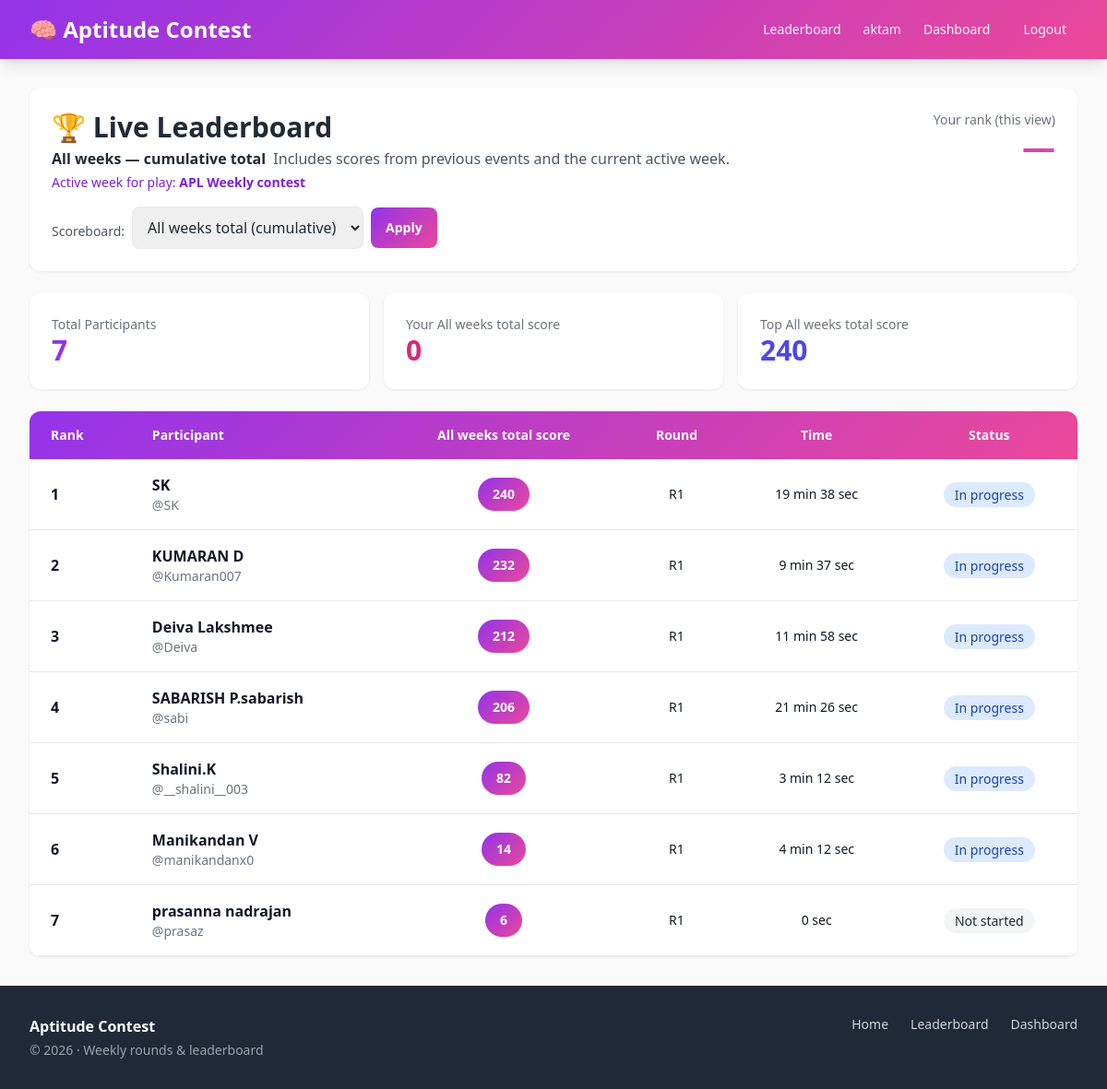
/leaderboard/ (signed in), run on the app's committed database.
### contest/models.py (models this page shows, shortened)
class Week(models.Model):
    title = models.CharField(max_length=100, unique=True)
    start_date = models.DateField()
    end_date = models.DateField()
    is_active = models.BooleanField(default=False)
    class Meta:
        ordering = ["-start_date"]
        verbose_name = "Week"
        verbose_name_plural = "Weeks (schedule)"

class Participant(models.Model):
    user = models.OneToOneField(User, on_delete=models.CASCADE, related_name='participant')
    full_name = models.CharField(max_length=200)
    email = models.EmailField(unique=True)
    phone = models.CharField(max_length=15, blank=True, null=True)
    total_score = models.IntegerField(default=0)
    current_round = models.IntegerField(
        default=1,
        help_text="Last / furthest round order (display hint). Real progress: Quiz attempts.",
    )
    round1_completed = models.BooleanField(
        default=False,
        help_text="Legacy: set when schedule round order 1 is completed.",
    )
    round2_completed = models.BooleanField(
        default=False,
        help_text="Legacy: set when schedule round order 2 is completed.",
    )
    round1_time_taken = models.IntegerField(default=0)  # in seconds
    round2_time_taken = models.IntegerField(default=0)  # in seconds
    total_time_taken = models.IntegerField(default=0)  # in seconds
    can_access_round2 = models.BooleanField(
        default=False,
        help_text="Legacy: old gate for round 2; weekly flow uses QuizAttempt + Round.",
    )
    registered_at = models.DateTimeField(auto_now_add=True)
    updated_at = models.DateTimeField(auto_now=True)
    class Meta:
        ordering = ['-total_score', 'total_time_taken']

### contest/views.py (the view)
# urls.py: path('leaderboard/', views.leaderboard, name='leaderboard'),
@login_required
def leaderboard(request):
    active_week = get_active_week()
    round_options = []
    scope_round = None
    if active_week:
        round_options = list(active_week.rounds.order_by("order_number", "id"))
        rid = request.GET.get("round_id")
        if rid:
            try:
                scope_round = active_week.rounds.get(pk=int(rid))
            except (ValueError, Round.DoesNotExist):
                scope_round = None
    participants = list(_leaderboard_queryset(active_week, scope_round))
    cp = request.user.participant
    your_rank = None
    your_board_score = 0
    for i, p in enumerate(participants, 1):
        if p.pk == cp.pk:
            your_rank = i
            your_board_score = getattr(p, "leaderboard_score", 0) or 0
            break
    if your_rank is None:
        if scope_round:
            your_board_score = (
                Submission.objects.filter(participant=cp, round=scope_round).aggregate(
                    t=Sum("score")
                )["t"]
                or 0
            )
        else:
            your_board_score = (
                Submission.objects.filter(participant=cp).aggregate(t=Sum("score"))[
                    "t"
                ]
                or 0
            )
    score_label = (
        f"{scope_round.round_name} score"
        if scope_round
        else "All weeks total score"
    )
    context = {
        "participants": participants,
        "current_participant": cp,
        "active_week": active_week,
        "round_options": round_options,
        "scope_round": scope_round,
        "your_rank": your_rank,
        "your_board_score": your_board_score,
        "score_label": score_label,
        "leaderboard_all_weeks_total": scope_round is None,
    }
    return render(request, "leaderboard.html", context)

### contest/templatetags/contest_extras.py (called while the page is built)
@register.filter(name="duration_fmt")
def duration_fmt(value):
    return format_duration_seconds(value)

### contest/time_display.py (called while the page is built, shortened)
def format_duration_seconds(seconds) -> str:
    try:
        s = int(seconds)
    except (TypeError, ValueError):
        return "—"
    s = max(0, s)
    if s < 60:
        return f"{s} sec" if s != 1 else "1 sec"
    m_total, sec = divmod(s, 60)
    if m_total < 120:
        if sec:
            return f"{m_total} min {sec} sec"
        return f"{m_total} min" if m_total != 1 else "1 min"

### contest/views.py (called while the page is built, shortened)
def get_active_week():
    return Week.objects.filter(is_active=True).first()

def _leaderboard_queryset(active_week, scope_round=None):
    return (
        Participant.objects.annotate(
            leaderboard_score=Coalesce(Sum("submissions__score"), 0),
        )
        .filter(leaderboard_score__gt=0)
        .order_by("-leaderboard_score", "total_time_taken")
    )

### templates/leaderboard.html (shortened to what this page needs)
{% extends 'base.html' %}
{% load contest_extras %}
{% block content %}
<div class="space-y-4 sm:space-y-6 w-full min-w-0">
    <div class="card p-4 sm:p-6">
        <div class="flex flex-col sm:flex-row sm:justify-between sm:items-start gap-4">
            <div class="min-w-0 flex-1">
                <h1 class="text-2xl sm:text-3xl font-bold text-gray-800">🏆 Live Leaderboard</h1>
                <p class="text-gray-600 text-sm sm:text-base break-words mt-1">
                    {% if leaderboard_all_weeks_total %}
                        <span class="font-semibold text-gray-800">All weeks — cumulative total</span>
                        <span class="block sm:inline sm:ml-1 text-gray-600">
                            Includes scores from previous events and the current active week.
                        </span>
                        {% if active_week %}
                        <span class="block text-sm text-purple-700 mt-1">Active week for play: <strong>{{ active_week.title }}</strong></span>
                        {% endif %}
                    {% elif active_week %}
                        <strong>{{ active_week.title }}</strong>
                        {% if scope_round %}
                            · <span class="text-purple-700 font-semibold">{{ scope_round.round_name }}</span> only
                        {% endif %}
                    {% else %}
                        <span class="text-amber-800 font-medium">No week is active for play.</span>
                        <span class="block text-gray-600 text-sm mt-1">Cumulative scores (all past weeks) still appear below. Activate a week in admin to filter by round.</span>
                    {% endif %}
                </p>
                {% if active_week %}
                <form method="get" class="mt-4 flex flex-col sm:flex-row sm:flex-wrap sm:items-center gap-2">
                    <label for="round_id" class="text-sm text-gray-600 sm:pt-2">Scoreboard:</label>
                    <select name="round_id" id="round_id" class="border rounded-lg px-3 py-2.5 text-base text-gray-800 w-full sm:w-auto sm:min-w-[200px] max-w-full">
                        <option value="" {% if not scope_round %}selected{% endif %}>All weeks total (cumulative)</option>
                    </select>
                    <button type="submit" class="btn-primary text-sm py-3 sm:py-2 px-4 w-full sm:w-auto min-h-[44px]">Apply</button>
                </form>
                {% endif %}
            </div>
            <div class="text-left sm:text-right flex-shrink-0">
                <p class="text-sm text-gray-500">Your rank (this view)</p>
                <p class="text-3xl sm:text-4xl font-bold gradient-purple-pink bg-clip-text text-transparent tabular-nums">
                </p>
            </div>
        </div>
    </div>
    <div class="grid grid-cols-1 sm:grid-cols-3 gap-3 sm:gap-4">
        <div class="card p-4 sm:p-6">
            <p class="text-gray-500 text-sm">Total Participants</p>
            <p class="text-3xl font-bold text-purple-600">{{ participants|length }}</p>
        </div>
        <div class="card p-4 sm:p-6">
            <p class="text-gray-500 text-sm">Your {{ score_label }}</p>
            <p class="text-3xl font-bold text-pink-600">{{ your_board_score }}</p>
        </div>
        <div class="card p-4 sm:p-6">
            <p class="text-gray-500 text-sm">Top {{ score_label }}</p>
            <p class="text-3xl font-bold text-indigo-600">
                {% if participants %}{{ participants.0.leaderboard_score }}{% else %}0{% endif %}
            </p>
        </div>
    </div>
    <div class="card overflow-hidden">
        <div class="overflow-x-auto -mx-px">
        <table class="w-full min-w-[560px] sm:min-w-[640px]">
            <thead class="gradient-purple-pink text-white">
                <tr>
                    <th class="px-2 py-3 sm:px-6 sm:py-4 text-left text-xs sm:text-sm">Rank</th>
                    <th class="px-2 py-3 sm:px-6 sm:py-4 text-left text-xs sm:text-sm">Participant</th>
                    <th class="px-2 py-3 sm:px-6 sm:py-4 text-center text-xs sm:text-sm">{{ score_label }}</th>
                    <th class="px-2 py-3 sm:px-6 sm:py-4 text-center text-xs sm:text-sm">Round</th>
                    <th class="px-2 py-3 sm:px-6 sm:py-4 text-center text-xs sm:text-sm">Time</th>
                    <th class="px-2 py-3 sm:px-6 sm:py-4 text-center text-xs sm:text-sm">Status</th>
                </tr>
            </thead>
            <tbody>
                {% for participant in participants %}
                <tr class="leaderboard-row border-b {% if participant.user.id == user.id %}current-user{% endif %}"
                    style="animation-delay: {{ forloop.counter0 }}0ms">
                    <td class="px-2 py-3 sm:px-6 sm:py-4 font-bold tabular-nums text-sm sm:text-base">{{ forloop.counter }}</td>
                    <td class="px-2 py-3 sm:px-6 sm:py-4 min-w-0 max-w-[11rem] sm:max-w-none">
                        <p class="font-bold text-sm sm:text-base break-words" title="{{ participant.full_name }}">{{ participant.full_name }}
                        </p>
                        <p class="text-xs sm:text-sm text-gray-500 truncate" title="@{{ participant.user.username }}">@{{ participant.user.username }}</p>
                    </td>
                    <td class="px-2 py-3 sm:px-6 sm:py-4 text-center">
                        <span class="inline-block gradient-purple-pink text-white px-2 py-1.5 sm:px-4 sm:py-2 rounded-full font-bold text-xs sm:text-sm tabular-nums">
                            {{ participant.leaderboard_score }}
                        </span>
                    </td>
                    <td class="px-2 py-3 sm:px-6 sm:py-4 text-center text-xs sm:text-sm whitespace-nowrap">
                        R{{ participant.current_round }}
                    </td>
                    <td class="px-2 py-3 sm:px-6 sm:py-4 text-center text-xs sm:text-sm whitespace-nowrap">
                        {{ participant.total_time_taken|duration_fmt }}
                    </td>
                    <td class="px-2 py-3 sm:px-6 sm:py-4 text-center">
                        {% if participant.round2_completed %}
                            <span class="bg-green-100 text-green-800 px-2 py-1 sm:px-3 rounded-full text-xs sm:text-sm whitespace-nowrap">Complete</span>
                        {% elif participant.round1_completed %}
                            <span class="bg-blue-100 text-blue-800 px-2 py-1 sm:px-3 rounded-full text-xs sm:text-sm whitespace-nowrap">In progress</span>
                        {% else %}
                            <span class="bg-gray-100 text-gray-800 px-2 py-1 sm:px-3 rounded-full text-xs sm:text-sm whitespace-nowrap">Not started</span>
                        {% endif %}
                    </td>
                </tr>
                {% empty %}
                <tr>
                    <td colspan="6" class="text-center p-6 text-gray-500">
                        No participants yet.
                    </td>
                </tr>
                {% endfor %}
            </tbody>
        </table>
        </div>
    </div>
</div>
{% endblock %}

### templates/base.html (shortened to what this page needs)
<!DOCTYPE html>
<html lang="en">
<head>
    <script src="https://cdn.tailwindcss.com"></script>
</head>
<body class="min-h-screen flex flex-col pb-[env(safe-area-inset-bottom)] overflow-x-hidden antialiased">
    <nav class="gradient-purple-pink shadow-lg sticky top-0 z-50">
        <div class="max-w-7xl mx-auto px-3 sm:px-6 lg:px-8">
            <div class="flex items-center justify-between gap-2 h-14 sm:h-16">
                <a href="{% url 'home' %}" class="text-white text-lg sm:text-2xl font-bold hover:opacity-90 transition truncate min-w-0 pr-2">
                    🧠 <span class="hidden sm:inline">Aptitude Contest</span><span class="sm:hidden">Contest</span>
                </a>
                <div class="hidden md:flex items-center gap-1 lg:gap-3 flex-shrink-0">
                    <a href="{% url 'leaderboard' %}" class="text-white/95 hover:text-white px-2 lg:px-3 py-2 rounded-md text-sm font-medium transition whitespace-nowrap">
                        Leaderboard
                    </a>
                    {% if user.is_authenticated %}
                        <span class="text-white/90 text-sm max-w-[140px] lg:max-w-xs truncate hidden lg:inline" title="{{ user.username }}">{{ user.username }}</span>
                        <a href="{% url 'dashboard' %}" class="text-white hover:text-gray-100 px-2 lg:px-3 py-2 rounded-md text-sm font-medium transition">Dashboard</a>
                        <a href="{% url 'logout' %}" class="text-white hover:text-gray-100 px-2 lg:px-3 py-2 rounded-md text-sm font-medium transition">Logout</a>
                    {% else %}
                        <a href="{% url 'login' %}" class="text-white hover:text-gray-100 px-2 lg:px-3 py-2 rounded-md text-sm font-medium transition">Login</a>
                        <a href="{% url 'register' %}" class="bg-white text-purple-600 hover:bg-gray-100 px-3 py-2 rounded-md text-sm font-semibold transition">Register</a>
                    {% endif %}
                </div>
            </div>
        </div>
    </nav>
    <main class="flex-grow max-w-7xl mx-auto w-full min-w-0 px-3 sm:px-6 lg:px-8 py-6 sm:py-8">
        {% block content %}{% endblock %}
    </main>
    <footer class="bg-gray-800 text-white mt-auto">
        <div class="max-w-7xl mx-auto px-3 sm:px-6 lg:px-8 py-6 sm:py-8">
            <div class="flex flex-col gap-6 sm:flex-row sm:justify-between sm:items-start">
                <div>
                    <p class="text-white font-semibold mb-1">Aptitude Contest</p>
                    <p class="text-gray-400 text-sm">&copy; {% now "Y" %} · Weekly rounds &amp; leaderboard</p>
                </div>
                <div class="flex flex-col sm:flex-row sm:flex-wrap gap-2 sm:gap-6 text-sm">
                    <a href="{% url 'home' %}" class="text-gray-300 hover:text-white py-2 sm:py-0 transition">Home</a>
                    <a href="{% url 'leaderboard' %}" class="text-gray-300 hover:text-white py-2 sm:py-0 transition">Leaderboard</a>
                    {% if user.is_authenticated %}
                    <a href="{% url 'dashboard' %}" class="text-gray-300 hover:text-white py-2 sm:py-0 transition">Dashboard</a>
                    {% else %}
                    <a href="{% url 'login' %}" class="text-gray-300 hover:text-white py-2 sm:py-0 transition">Login</a>
                    {% endif %}
                </div>
            </div>
        </div>
    </footer>
</body>
</html>

### templates/base.html (style rules this page uses)
body { background-color: #fafafa; color: #111827; -webkit-tap-highlight-color: transparent; }
.gradient-purple-pink { background: linear-gradient(135deg, #9333ea 0%, #ec4899 100%); }
.btn-primary { background: linear-gradient(135deg, #9333ea 0%, #ec4899 100%); color: white; padding: 0.75rem 1.5rem; border-radius: 0.5rem; font-weight: 600; transition: transform 0.2s, box-shadow 0.2s; display: inline-block; text-align: center; touch-action: manipulation; min-height: 44px; }
@media (min-width: 640px) { .btn-primary { padding: 0.75rem 2rem; } }
.card { background: white; border-radius: 0.75rem; box-shadow: 0 1px 3px 0 rgba(0, 0, 0, 0.08); transition: box-shadow 0.3s; }

### templates/leaderboard.html (style rules this page uses)
.leaderboard-row { animation: slideIn 0.5s ease-out forwards; }

### data on the page
Week: title "APL Weekly contest"
Participant: participants "240", full_name "SK", user.username "SK", leaderboard_score "240", current_round "1", total_time_taken|duration_fmt "19 min 38 sec", round2_completed "In progress"
Participant: full_name "KUMARAN D", user.username "Kumaran007", leaderboard_score "232", current_round "1", total_time_taken|duration_fmt "9 min 37 sec", round2_completed "In progress"
Participant: full_name "Deiva Lakshmee", user.username "Deiva", leaderboard_score "212", current_round "1", total_time_taken|duration_fmt "11 min 58 sec", round2_completed "In progress"
Participant: full_name "SABARISH P.sabarish", user.username "sabi", leaderboard_score "206", current_round "1", total_time_taken|duration_fmt "21 min 26 sec", round2_completed "In progress"
Participant: full_name "Shalini.K", user.username "__shalini__003", leaderboard_score "82", current_round "1", total_time_taken|duration_fmt "3 min 12 sec", round2_completed "In progress"
Participant: full_name "Manikandan V", user.username "manikandanx0", leaderboard_score "14", current_round "1", total_time_taken|duration_fmt "4 min 12 sec", round2_completed "In progress"
Participant: full_name "prasanna nadrajan", user.username "prasaz", leaderboard_score "6", current_round "1", total_time_taken|duration_fmt "0 sec", round2_completed "Not started"

### other printed values
{{ user.username }} "aktam"
{{ participants|length }} "7"
{{ score_label }} "All weeks total score"
{{ your_board_score }} "0"
